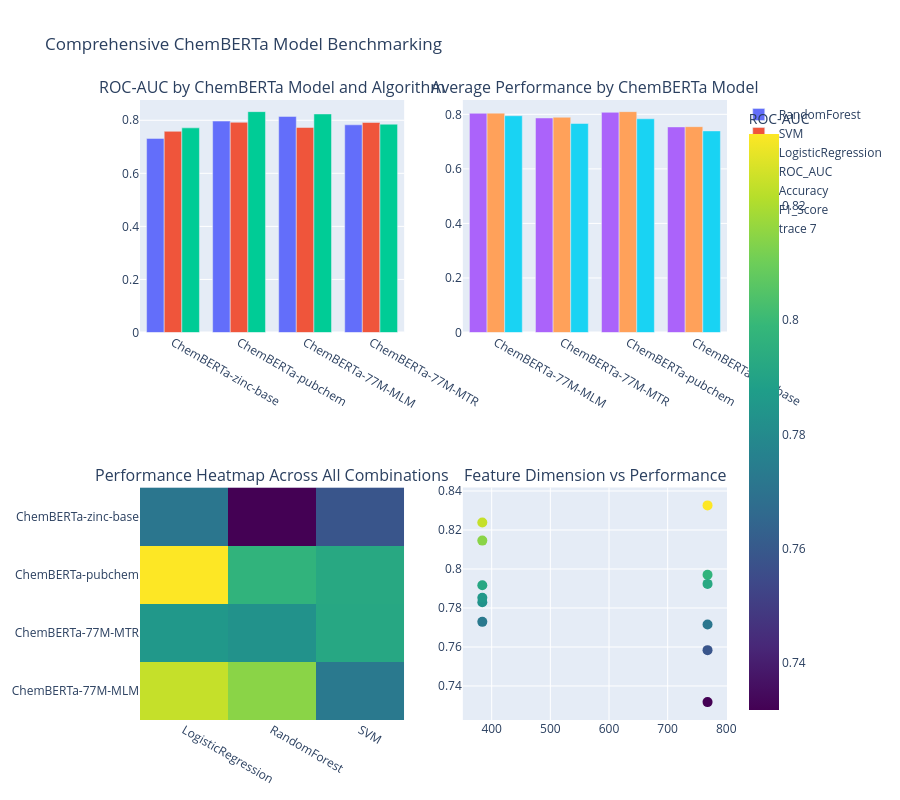

The notebook cell saved with this chart:
### Code cell
# Use analyzer
fixed_analyzer = HuggingFaceFeaturizerResultsAnalyzer(all_results)
results_df = fixed_analyzer.plot_model_comparison()
fixed_analyzer.print_detailed_analysis(results_df)

### Figure 1 — Plotly figure (JSON) as saved in the notebook; plotly's stock layout.template omitted (floating-point values rounded to 4 significant figures)
{"data": [{"name": "RandomForest", "type": "bar", "x": ["ChemBERTa-zinc-base", "ChemBERTa-pubchem", "ChemBERTa-77M-MLM", "ChemBERTa-77M-MTR"], "xaxis": "x", "y": [0.7317, 0.797, 0.8146, 0.783], "yaxis": "y"}, {"name": "SVM", "type": "bar", "x": ["ChemBERTa-zinc-base", "ChemBERTa-pubchem", "ChemBERTa-77M-MLM", "ChemBERTa-77M-MTR"], "xaxis": "x", "y": [0.7584, 0.7924, 0.7729, 0.7917], "yaxis": "y"}, {"name": "LogisticRegression", "type": "bar", "x": ["ChemBERTa-zinc-base", "ChemBERTa-pubchem", "ChemBERTa-77M-MLM", "ChemBERTa-77M-MTR"], "xaxis": "x", "y": [0.7715, 0.8326, 0.8239, 0.7852], "yaxis": "y"}, {"name": "ROC_AUC", "type": "bar", "x": ["ChemBERTa-77M-MLM", "ChemBERTa-77M-MTR", "ChemBERTa-pubchem", "ChemBERTa-zinc-base"], "xaxis": "x2", "y": [0.8038, 0.7866, 0.8073, 0.7539], "yaxis": "y2"}, {"name": "Accuracy", "type": "bar", "x": ["ChemBERTa-77M-MLM", "ChemBERTa-77M-MTR", "ChemBERTa-pubchem", "ChemBERTa-zinc-base"], "xaxis": "x2", "y": [0.8044, 0.7893, 0.8099, 0.7548], "yaxis": "y2"}, {"name": "F1_Score", "type": "bar", "x": ["ChemBERTa-77M-MLM", "ChemBERTa-77M-MTR", "ChemBERTa-pubchem", "ChemBERTa-zinc-base"], "xaxis": "x2", "y": [0.7949, 0.7664, 0.7836, 0.7392], "yaxis": "y2"}, {"colorbar": {"title": {"text": "ROC-AUC"}}, "colorscale": [[0, "#440154"], [0.1111, "#482878"], [0.2222, "#3e4989"], [0.3333, "#31688e"], [0.4444, "#26828e"], [0.5556, "#1f9e89"], [0.6667, "#35b779"], [0.7778, "#6ece58"], [0.8889, "#b5de2b"], [1, "#fde725"]], "hoverinfo": "z", "type": "heatmap", "x": ["LogisticRegression", "RandomForest", "SVM"], "xaxis": "x3", "y": ["ChemBERTa-77M-MLM", "ChemBERTa-77M-MTR", "ChemBERTa-pubchem", "ChemBERTa-zinc-base"], "yaxis": "y3", "z": [[0.8239, 0.8146, 0.7729], [0.7852, 0.783, 0.7917], [0.8326, 0.797, 0.7924], [0.7715, 0.7317, 0.7584]]}, {"hoverinfo": "text+x+y", "marker": {"color": [0.7317, 0.7584, 0.7715, 0.797, 0.7924, 0.8326, 0.8146, 0.7729, 0.8239, 0.783, 0.7917, 0.7852], "colorscale": [[0, "#440154"], [0.1111, "#482878"], [0.2222, "#3e4989"], [0.3333, "#31688e"], [0.4444, "#26828e"], [0.5556, "#1f9e89"], [0.6667, "#35b779"], [0.7778, "#6ece58"], [0.8889, "#b5de2b"], [1, "#fde725"]], "size": 10}, "mode": "markers", "text": ["ChemBERTa-zinc-base + RandomForest", "ChemBERTa-zinc-base + SVM", "ChemBERTa-zinc-base + LogisticRegression", "ChemBERTa-pubchem + RandomForest", "ChemBERTa-pubchem + SVM", "ChemBERTa-pubchem + LogisticRegression", "ChemBERTa-77M-MLM + RandomForest", "ChemBERTa-77M-MLM + SVM", "ChemBERTa-77M-MLM + LogisticRegression", "ChemBERTa-77M-MTR + RandomForest", "ChemBERTa-77M-MTR + SVM", "ChemBERTa-77M-MTR + LogisticRegression"], "type": "scatter", "x": [768, 768, 768, 768, 768, 768, 384, 384, 384, 384, 384, 384], "xaxis": "x4", "y": [0.7317, 0.7584, 0.7715, 0.797, 0.7924, 0.8326, 0.8146, 0.7729, 0.8239, 0.783, 0.7917, 0.7852], "yaxis": "y4"}], "layout": {"annotations": [{"font": {"size": 16}, "showarrow": false, "text": "ROC-AUC by ChemBERTa Model and Algorithm", "x": 0.225, "xanchor": "center", "xref": "paper", "y": 1, "yanchor": "bottom", "yref": "paper"}, {"font": {"size": 16}, "showarrow": false, "text": "Average Performance by ChemBERTa Model", "x": 0.775, "xanchor": "center", "xref": "paper", "y": 1, "yanchor": "bottom", "yref": "paper"}, {"font": {"size": 16}, "showarrow": false, "text": "Performance Heatmap Across All Combinations", "x": 0.225, "xanchor": "center", "xref": "paper", "y": 0.375, "yanchor": "bottom", "yref": "paper"}, {"font": {"size": 16}, "showarrow": false, "text": "Feature Dimension vs Performance", "x": 0.775, "xanchor": "center", "xref": "paper", "y": 0.375, "yanchor": "bottom", "yref": "paper"}], "height": 800, "showlegend": true, "title": {"text": "Comprehensive ChemBERTa Model Benchmarking"}, "xaxis": {"anchor": "y", "domain": [0, 0.45]}, "xaxis2": {"anchor": "y2", "domain": [0.55, 1]}, "xaxis3": {"anchor": "y3", "domain": [0, 0.45]}, "xaxis4": {"anchor": "y4", "domain": [0.55, 1]}, "yaxis": {"anchor": "x", "domain": [0.625, 1]}, "yaxis2": {"anchor": "x2", "domain": [0.625, 1]}, "yaxis3": {"anchor": "x3", "domain": [0, 0.375]}, "yaxis4": {"anchor": "x4", "domain": [0, 0.375]}}}
